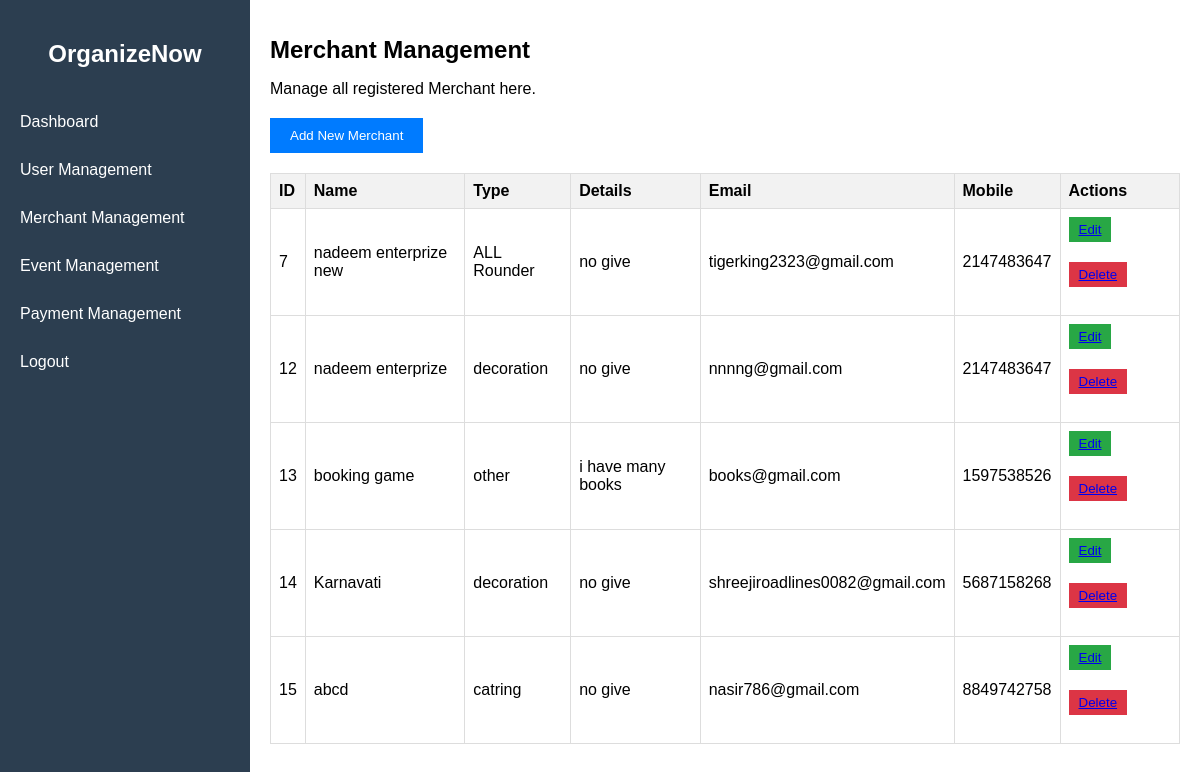
The page /Admin/Merchant_Management.php on the database as committed earlier.
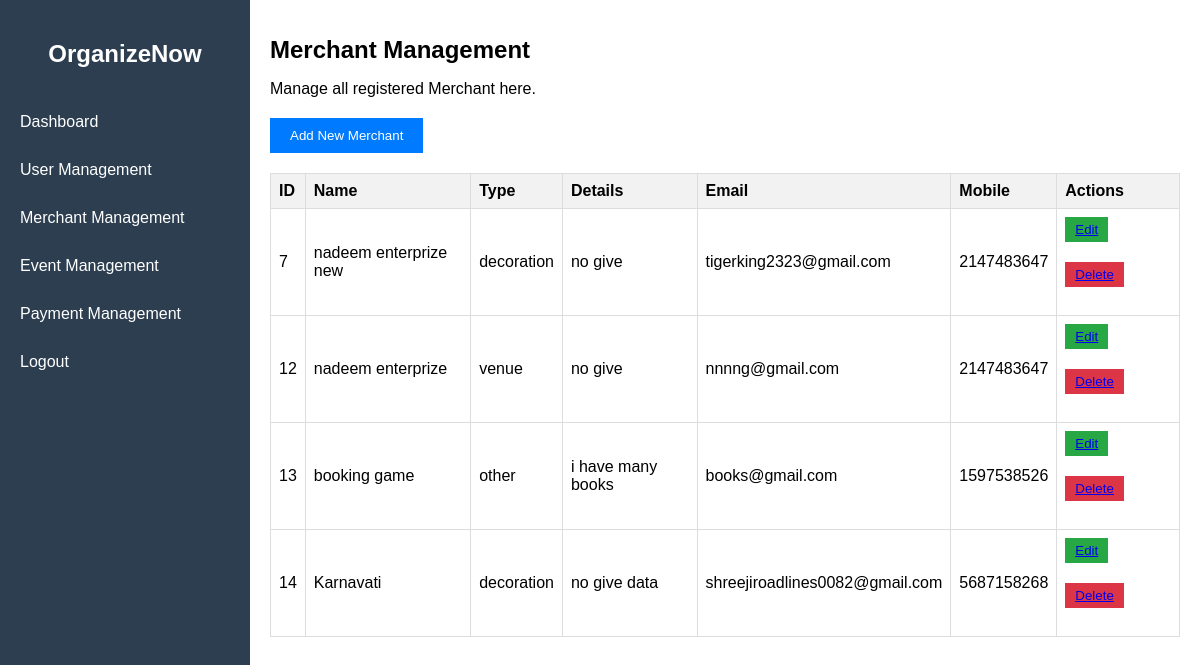
The same page on the database as committed later.
### tables this page shows
CREATE TABLE `merchant` (
  `id` int(11) NOT NULL,
  `name` varchar(100) NOT NULL,
  `type` varchar(100) NOT NULL,
  `details` varchar(200) NOT NULL,
  `email` varchar(100) NOT NULL,
  `mobile` varchar(15) NOT NULL,
  `password` varchar(200) NOT NULL
);

### Admin/Merchant_Management.php (the view, shortened to what this page needs)
<?php
include "admin.php";
?>
<h1>Merchant Management</h1>
<p>Manage all registered Merchant here.</p>
<a href="merchant_management_addmerchant.php"><button>Add New Merchant</button></a>
<table>
    <thead>
        <tr>
            <th>ID</th>
            <th>Name</th>
            <th>Type</th>
            <th>Details</th>
            <th>Email</th>
            <th>Mobile</th>
            <th>Actions</th>
        </tr>
    </thead>
    <tbody>
        <?php
        $Select = "SELECT * FROM `merchant`";
        $data = mysqli_query($con, $Select);
        while ($row = mysqli_fetch_assoc($data)) {
        ?>
            <tr>
                <td><?php echo $row['id']; ?></td>
                <td><?php echo $row['name']; ?></td>
                <td><?php echo $row['type']; ?></td>
                <td><?php echo $row['details']; ?></td>
                <td><?php echo $row['email']; ?></td>
                <td><?php echo $row['mobile']; ?></td>
                <td class="action-buttons">
                    <button><a href="merchant_management_edit.php?id=<?php echo $row['id']; ?>">Edit</a></button>
                    <button class="delete"><a href="merchant_management_delete.php?id=<?php echo $row['id']; ?>" onclick="return confirm('Are you sure you want to delete this merchant?')">Delete</a></button>
                </td>
            </tr>
        <?php } ?>
        </tbody>
    </table>
</div>
</body>
</html>

Rows that differ between the two databases and show on the page:
removed merchant: id "15", name "abcd", type "catring", details "no give", email "nasir786@gmail.com", mobile "8849742758"
changed merchant "nadeem enterprize new": type "ALL Rounder" → "decoration"
changed merchant "nadeem enterprize": type "decoration" → "venue"
changed merchant "Karnavati": details "no give" → "no give data"
